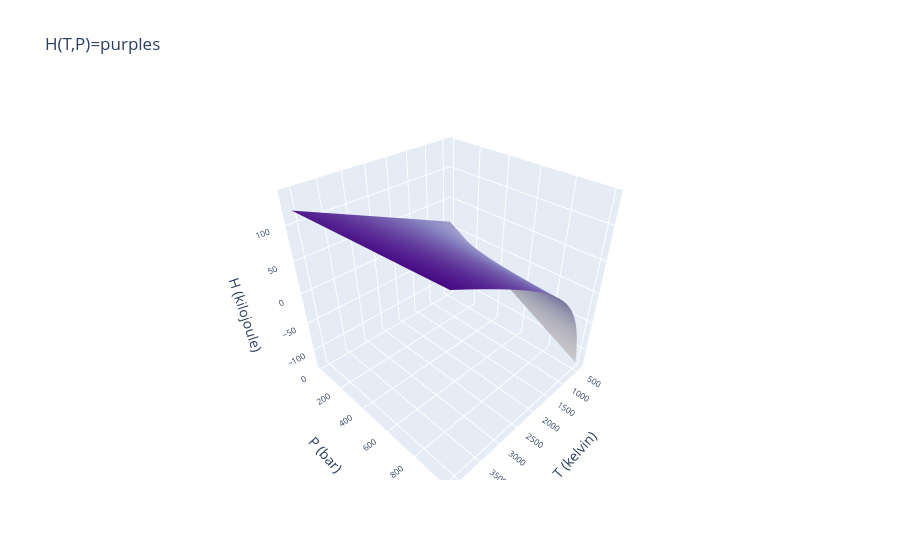

The cell this chart's notebook holds for it:
### Markdown cell above
### Comparing to an analytical result
In the cell below, use Eq. 3 to predict the inversion temperature for our gas (you'll have to convert to degrees kelvin).

### Code cell
### BEGIN SOLUTION
T_inv = 2*a/(R*b)
print(T_inv)
T_inv.ito('K')
print(T_inv)

# Not part of the solution, but calculating mu_T from experimental results
n = AssignQuantity(1,'mol')
R = AssignQuantity(8.314,'J/(mol K)')
Cp = 7/2*R*n
mu_JT = AssignQuantity(1,'K/bar'); print('mu_JT =', mu_JT)
mu_J = -Cp*mu_JT
mu_J.ito('L')
print('mu_T =', mu_J)

# Not part of the solution, but for presentation
abfactor = 8
a_display = a*abfactor
b_display = b*abfactor
T_min = T_inv*.2
T_max = T_inv*2
P_min = 1
P_max = 1000
number_of_temperatures = 200
number_of_pressures = 201

Tgrid,Pgrid = PL.Statespace([T_min, T_max, number_of_temperatures],[P_min, P_max, number_of_pressures])
Tgrid = AssignQuantity(Tgrid,'K')
Pgrid = AssignQuantity(Pgrid,'bar')

# Calculate H(T,P) for the gas
f_intermolecular = Pgrid*(b_display-2*a_display/(R*Tgrid))
H = (5/2*R*Tgrid + 2/2*R*Tgrid +f_intermolecular)*n

# Convert H to kJ
H.ito('kJ')

# Graphing as a thermodynamic surface
xlabel = 'T ('+str(Tgrid.units)+')'
ylabel = 'P ('+str(Pgrid.units)+')'
zlabel = 'H ('+str(H.units)+')'
llist = [xlabel,ylabel,zlabel]
PL.plot_surface(Tgrid, Pgrid, H, color='purple', title='H(T,P)',labellist=llist).show() 

# Graph it as a contour plot
plt.figure()
plt.grid(True)
plt.contour(Tgrid, Pgrid, H,linestyles='solid', linewidths=3)
plt.xlabel(xlabel)
plt.ylabel(ylabel)

### END SOLUTION

### Figure 1 — Plotly figure (JSON) as saved in the notebook; plotly's stock layout.template omitted (floating-point values rounded to 4 significant figures; data arrays with more than 128 entries replaced by an {"elided": "..."} marker saying what was removed)
{"data": [{"colorscale": [[0, "rgb(252,251,253)"], [0.125, "rgb(239,237,245)"], [0.25, "rgb(218,218,235)"], [0.375, "rgb(188,189,220)"], [0.5, "rgb(158,154,200)"], [0.625, "rgb(128,125,186)"], [0.75, "rgb(106,81,163)"], [0.875, "rgb(84,39,143)"], [1, "rgb(63,0,125)"]], "showscale": false, "type": "surface", "x": {"elided": "200x201 float values"}, "y": {"elided": "200x201 float values"}, "z": {"elided": "200x201 float values"}}], "layout": {"autosize": true, "scene": {"xaxis": {"tickfont": {"size": 10}, "title": {"text": "T (kelvin)"}}, "yaxis": {"tickfont": {"size": 10}, "title": {"text": "P (bar)"}}, "zaxis": {"tickfont": {"size": 10}, "title": {"text": "H (kilojoule)"}}}, "title": {"text": "H(T,P)=purples "}, "yaxis": {"automargin": true}}}
